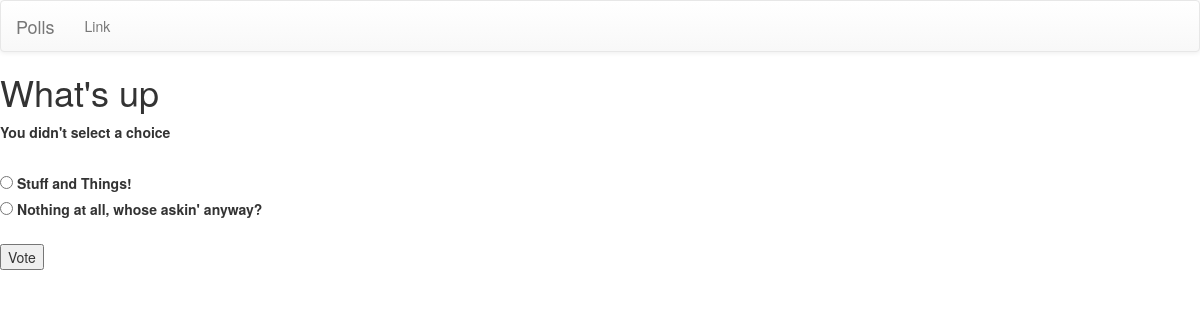
/polls/2/vote/, run on the app's committed database.
### polls/models.py (models this page shows, shortened)
class  Question(models.Model):
    question_text = models.CharField(max_length = 200)
    pub_date = models.DateTimeField('date published')

class Choice(models.Model):
    question = models.ForeignKey(Question, on_delete = models.CASCADE)
    choice_text = models.CharField(max_length = 200)
    votes = models.IntegerField(default = 0)

### polls/views.py (the view)
# urls.py: url(r'^(?P<question_id>[0-9]+)/vote/$', views.vote, name = 'vote')
def vote(request, question_id):
    question = get_object_or_404(Question, pk = question_id)
    try:
        selected_choice = question.choice_set.get(pk = request.POST['choice'])
    except (KeyError, Choice.DoesNotExist):
        return render(request, 'polls/detail.html', {'question' : question,
        'error_message' : "You didn't select a choice"})
    else:
        selected_choice.votes += 1
        selected_choice.save()
        return HttpResponseRedirect(reverse('polls:results', args=(question.id,)))

### polls/templates/polls/detail.html (shortened to what this page needs)
{% extends "polls/base.html" %}
{% block content %}
<h1>{{ question.question_text }}</h1>
{% if error_message %}
<p><strong>{{ error_message }}</strong></p>
{% endif %}
<br/>
<form action="{% url 'polls:vote' question.id %}" method="post">
{% for choice in question.choice_set.all %}
  <input type="radio" name="choice" id="choice{{ forloop.counter }}"
  value="{{ choice.id}}" />
  <label for="choice{{ forloop.count }}">{{ choice.choice_text }}
  </label><br/>
{% endfor %}
<br/>
<input type="submit" value="Vote" />
</form>
{% endblock %}

### data on the page
Question: question_text "What's up"
Choice: choice_text "Stuff and Things!"
Choice: choice_text "Nothing at all, whose askin' anyway?"

### other printed values
{{ error_message }} "You didn't select a choice"
